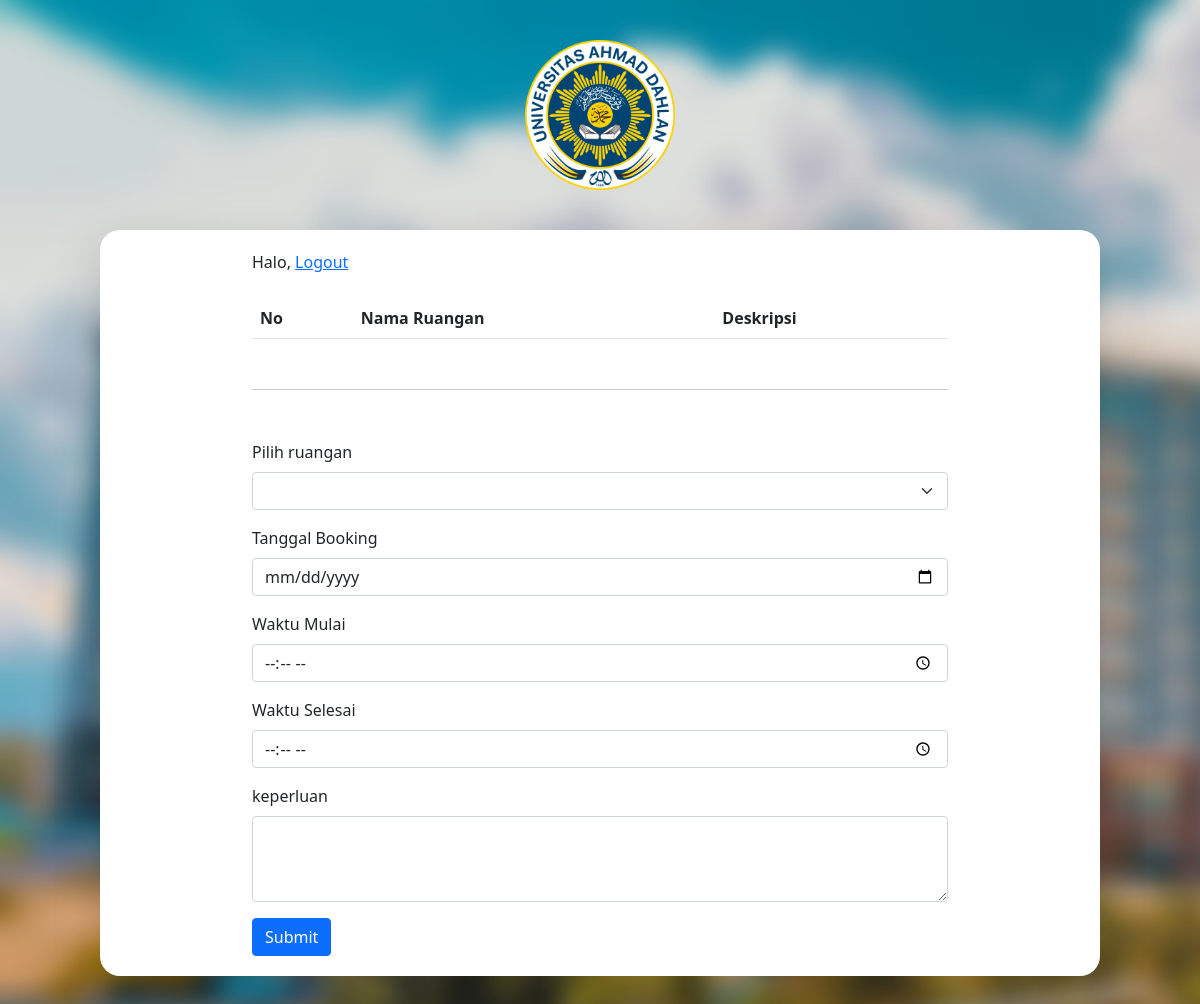
/mahasiswa/dashboard.php, run on an earlier commit of the app's database.
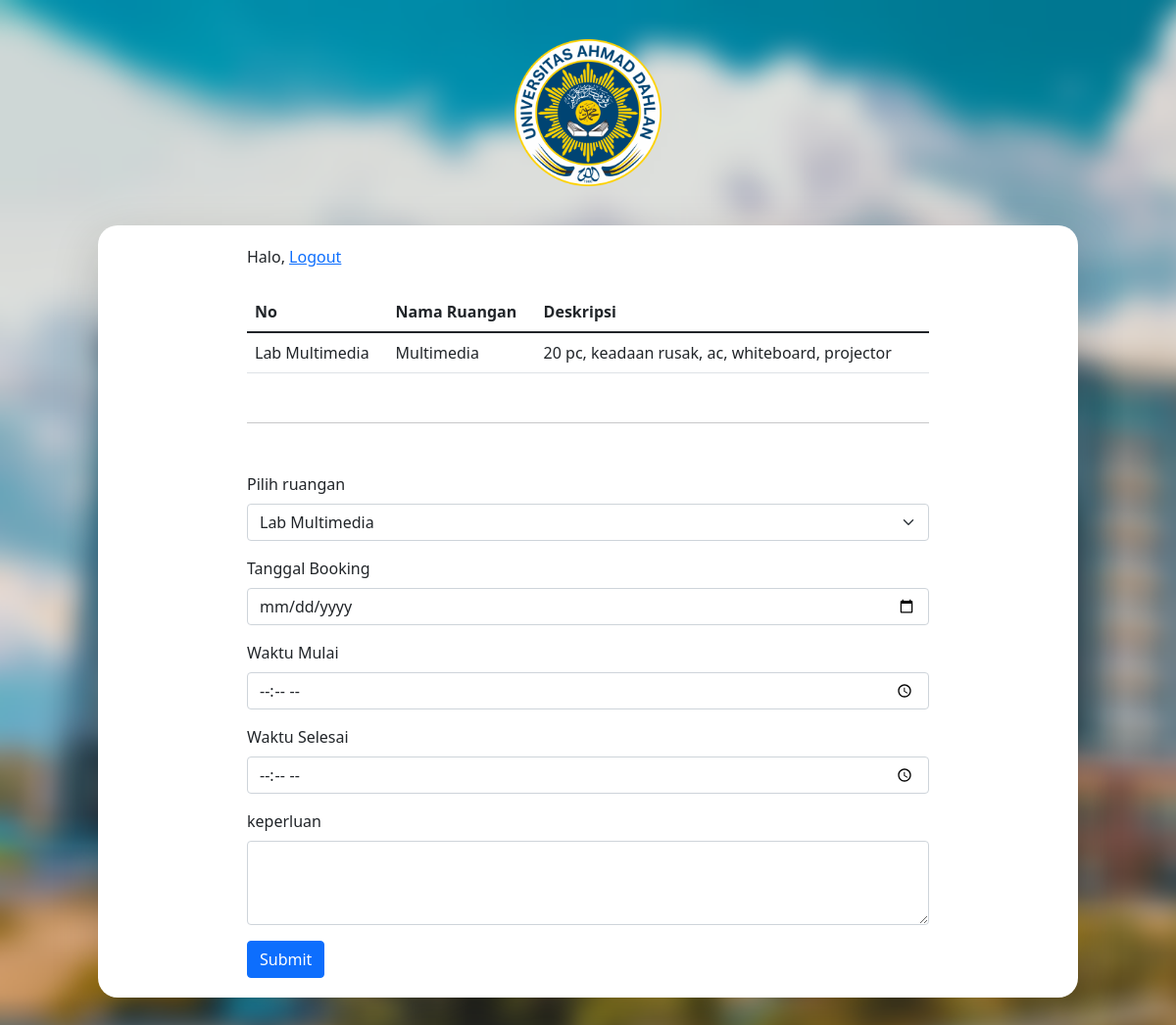
And on a later commit of the database.
### tables this page shows
CREATE TABLE `ruang` (
  `ruang_id` int(11) NOT NULL,
  `ruang_nama` varchar(250) NOT NULL,
  `ruang_kapasitas` varchar(250) NOT NULL,
  `fasilitas` text NOT NULL,
  `status_ruang` varchar(255) NOT NULL
);

### mahasiswa/dashboard.php (the view, shortened to what this page needs)
<?php
include_once("../function/koneksi.php");
$user_nama = isset($_SESSION['user_nama']) ? $_SESSION['user_nama'] : false;
?>
<!doctype html>
<html lang="en">
<head>
    <link href="https://cdn.jsdelivr.net/npm/bootstrap@5.1.3/dist/css/bootstrap.min.css" rel="stylesheet">
    <link rel="stylesheet" href="css/style.css">
</head>
<body class="bg-img">
    <div class="container">
        <div class="img text-center">
            <img src="gambar/Logo-UAD.png" alt="">
        </div>
        <div class="row justify-content-center shadow-lg">
            <div class="col-sm-9">
                <?php
                echo "Halo, $user_nama"
                ?>
                <a href="logout.php">Logout</a><br><br>
                <table class="table">
                    <thead>
                        <tr>
                            <th scope="col">No</th>
                            <th scope="col">Nama Ruangan</th>
                            <th scope="col">Deskripsi</th>
                        </tr>
                    </thead>
                    <?php
                    $list_ruang = mysqli_query($koneksi, "SELECT * FROM ruang WHERE status_ruang='kosong'");
                    if (mysqli_num_rows($list_ruang)) {
                        while ($row = mysqli_fetch_array($list_ruang)) {
                    ?>
                            <tbody>
                                <tr>
                                    <td><?php echo $row['ruang_nama'] ?></td>
                                    <td><?php echo $row['ruang_kapasitas'] ?></td>
                                    <td><?php echo $row['fasilitas'] ?></td>
                                </tr>
                            </tbody>
                    <?php }
                    }
                    ?>
                </table>
                <hr class="line-horizontal">
                <form method="POST" action="proses_pemesanan.php">
                    <div class="mb-3">
                        <label for="exampleInputPassword1" class="form-label">Pilih ruangan</label>
                        <select class="form-select" aria-label="Default select example" name="ruang_id">
                            <?php
                            $query = mysqli_query($koneksi, "SELECT ruang_id, ruang_nama FROM ruang WHERE status_ruang='kosong'");
                            while ($row = mysqli_fetch_assoc($query)) {
                                if ($ruang_id == $row['ruang_id']) {
                                    echo "<option value='$row[ruang_id]' selected='true'>$row[ruang_nama]</option>";
                                } else {
                                    echo "<option value='$row[ruang_id]'>$row[ruang_nama]</option>";
                                }
                            }
                            ?>
                        </select>
                    </div>
                    <div class="mb-3">
                        <label for="exampleInputPassword1" class="form-label">Tanggal Booking</label>
                        <input type="date" class="form-control" id="exampleInputPassword1" name="tanggal_book">
                    </div>
                    <div class="mb-3">
                        <label for="exampleInputEmail1" class="form-label">Waktu Mulai</label>
                        <input type="time" class="form-control" id="exampleInputEmail1" aria-describedby="namaHelp" name="waktu_mulai">
                    </div>
                    <div class="mb-3">
                        <label for="exampleInputPassword1" class="form-label">Waktu Selesai</label>
                        <input type="time" class="form-control" id="exampleInputPassword1" name="waktu_selesai">
                    </div>
                    <div class="mb-3">
                        <label for="exampleFormControlTextarea1" class="form-label">keperluan</label>
                        <textarea class="form-control" id="exampleFormControlTextarea1" rows="3" name="keperluan"></textarea>
                    </div>
                    <button type="submit" class="btn btn-primary">Submit</button>
                </form>
            </div>
        </div>
    </div>
</body>
</html>

### mahasiswa/css/style.css (style rules this page uses)
.bg-img { background-image: url("../gambar/image.png"); background-repeat: no-repeat; background-size: cover; }
.container { width: 1000px; margin-bottom: 50px; }
.container .row { background-color: white; padding: 20px; border-radius: 20px; }
.img { margin: 40px 0px; }
.img img { width: 150px; height: 150px; }
.bg-img .container .row .col-sm-9 .line-horizontal { margin: 50px 0px; }

What changed in the data, as far as the page shows it:
now on this page (row edited): ruang: ruang_nama "Lab Multimedia", ruang_kapasitas "Multimedia", fasilitas "20 pc, keadaan rusak, ac, whiteboard, projector"
Also different on the page:
form field ruang_id: (not shown) → "Lab Multimedia"
